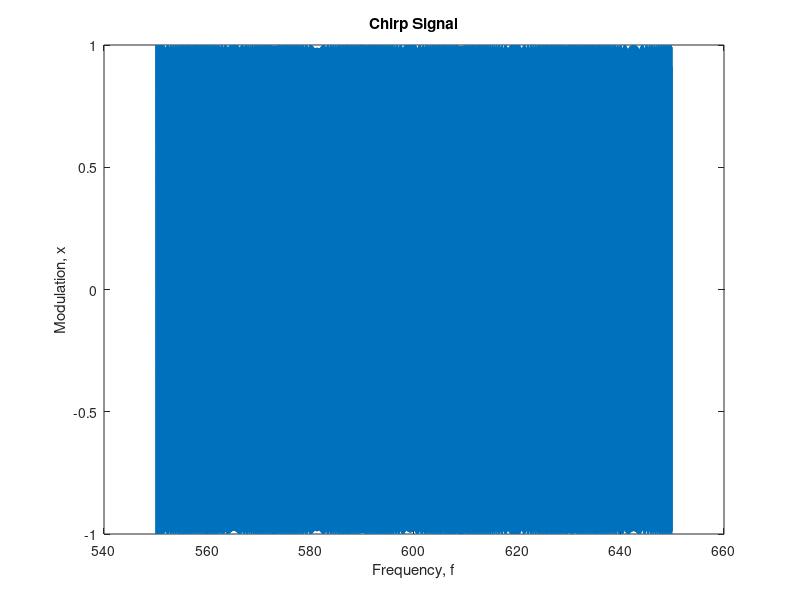

Source code (MATLAB):
clear
close all
clc
L = 2;
fs = 11025;
Ts = 1/fs;
t  = 0:Ts:L-Ts;
f0 = 550;
w = 2*pi*f0;
mu = 50;
x = cos(2*pi*(f0+t.*mu).*t);
N = length(t);
F = fs/N;
f = f0+t*mu;
soundsc(x, fs);
plot(f,x);
xlabel('Frequency, f');
ylabel('Modulation, x');
title('Chirp Signal');